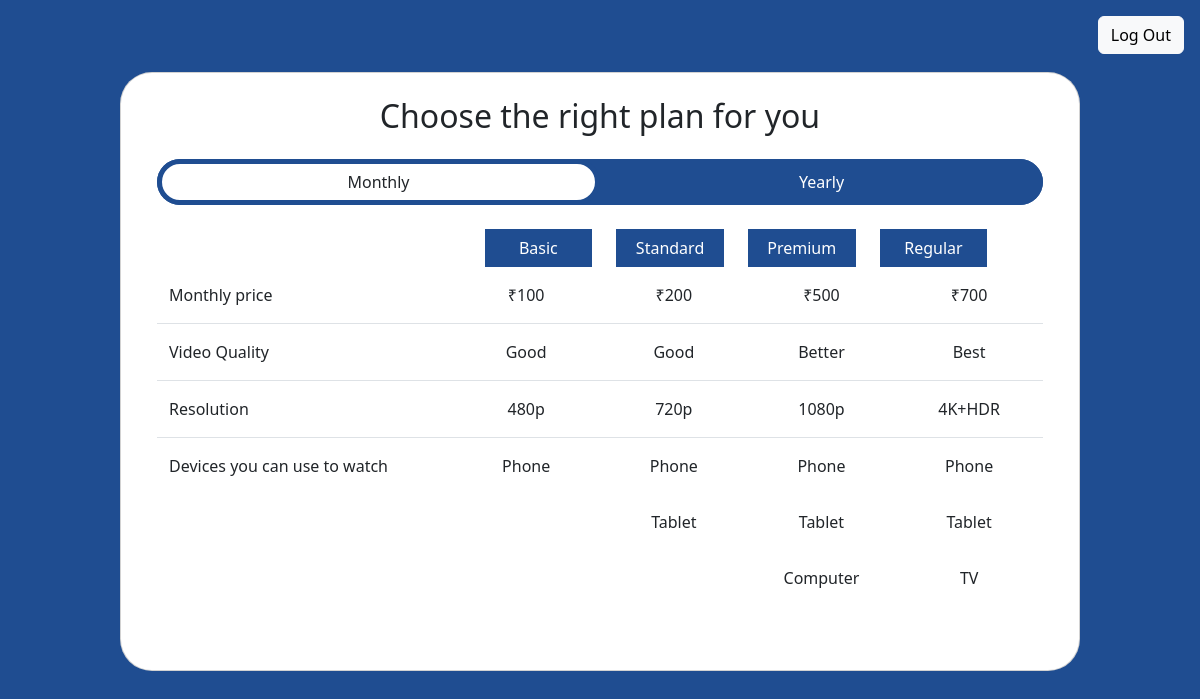
The app's page /Subscribe (signed in) with its own data.
### MIAPP/models.py (models this page shows, shortened)
class Subscriptions(models.Model):
    Plan_Name = models.CharField(max_length=20, blank=False)
    Monthly_Price = models.IntegerField(blank=False)
    Yearly_Price = models.IntegerField(blank=False)
    Video_Quality = models.CharField(max_length=10, blank=False)
    Resolution = models.CharField(
        choices=resolution, max_length=10, default="480p")
    Devices = models.CharField(blank=False, max_length=25)
    Active_Screens = models.IntegerField(blank=False)

### MIAPP/views.py (the view)
# urls.py: path('Subscribe', Subscribe, name='Subscribe'),
@login_required(redirect_field_name='MI:HOME')
def Subscribe(request):
    plans = Subscriptions.objects.all()
    for p in plans:
        temp = p.Devices.split('+')
        p.Devices = temp
    context = {'plans': plans}
    return render(request, 'monthlyPlan.html', context)

### templates/monthlyPlan.html (shortened to what this page needs)
<!DOCTYPE html>
<html lang="en">
<head>
    <link href="https://cdn.jsdelivr.net/npm/bootstrap@5.2.0/dist/css/bootstrap.min.css" rel="stylesheet">
</head>
<body>
    <div>
        <button class="m-3 float-end btn btn-light" onclick="clicked(event)">Log Out</button><br>
    </div>
    <div>
        <div class="my-5 py-4 rounded-5 px-5 card mx-auto bg-white">
            <h2 style="text-align: center;">Choose the right plan for you</h2>
                <div class="align-items-center my-3" style="display: inline-block;">
                    <div class="row rounded-pill  h-100" style="background-color: #1f4d91;">
                        <button class="btn bg-white col-6 rounded-pill" style="border-color:#1f4d91; border-width: 5px;">Monthly</button>
                        <button class="btn col-6 rounded-pill" style="color: white; border-color: #1f4d91;" onclick="window.location.href='{% url 'MIAPP:SubscribeYearly' %}'">Yearly</button>
                    </div>
                </div>
                <div class="row">
                    <form action="{% url 'MIAPP:confirm' %}" method="POST" id="monthlyPlan">
                        <div class="col-12 mx-4 col-md-7" style="display: inline-block;">
                            <div class="row">
                                {% for p in plans %}
                                <div class="col-sm-6 col-12 col-md-3 my-2" style="display: inline-block;">
                                    <div class="h-100" style="background-color: #1f4d91;">
                                        <button class="btn h-100 w-100" name="monthly" value="{{p.Plan_Name}}" form="monthlyPlan" style="color: white;" type="submit">{{p.Plan_Name}}</button>
                                    </div>
                                </div>
                                {% endfor %}
                            </div>
                        </div>
                    </form>
                </div>
            <div class="row border-bottom my-2 d-md-flex d-none">
                <div class="col-4">
                    <div>
                        <p>Monthly price</p>
                    </div>
                </div>
                {% for p in plans %}
                <div class="col-2">
                    <div class="h-100" style="text-align: center;">
                        <p>&#8377;{{p.Monthly_Price}}</p>
                    </div>
                </div>
                {% endfor %}
            </div>
            <div class="row border-bottom my-2 d-md-flex d-none">
                <div class="col-4">
                    <div>
                        <p>Video Quality</p>
                    </div>
                </div>
                {% for p in plans %}
                <div class="col-2">
                    <div class="h-100" style="text-align: center;">
                        <p>{{p.Video_Quality}}</p>
                    </div>
                </div>
                {% endfor %}
            </div>
            <div class="row border-bottom my-2 d-md-flex d-none">
                <div class="col-4">
                    <div>
                        <p>Resolution</p>
                    </div>
                </div>
                {% for p in plans %}
                <div class="col-2">
                    <div class="h-100" style="text-align: center;">
                        <p>{{p.Resolution}}</p>
                    </div>
                </div>
                {% endfor %}
            </div>
            <div class="row my-2 d-md-flex d-none">
                <div class="col-4">
                    <div>
                        <p>Devices you can use to watch</p>
                    </div>
                </div>
                {% for p in plans %}
                <div class="col-2">
                    <div class="h-100" style="text-align: center;">
                        <p>{% if p.Devices  %} {{p.Devices.0}}{% endif %}</p>
                    </div>
                </div>
                {% endfor %}
            </div>
            <div class="row my-2 d-md-flex d-none">
                <div class="col-4">
                </div>
                {% for p in plans %}
                <div class="col-2">
                    <div class="h-100" style="text-align: center;">
                        <p>
                        {% if p.Devices|length > 1  %}
                            {{p.Devices.1}}
                        {% endif %}
                        </p>
                    </div>
                </div>
                {% endfor %}
            </div>
            <div class="row my-2 d-md-flex d-none">
                <div class="col-4">
                </div>
                {% for p in plans %}
                <div class="col-2">
                    <div class="h-100" style="text-align: center;">
                        <p>
                        {% if p.Devices|length > 2  %}
                            {{p.Devices.2}}
                        {% endif %}
                        </p>
                    </div>
                </div>
                {% endfor %}
            </div>
            <div class="row my-2 d-md-flex d-none">
                <div class="col-4">
                </div>
                {% for p in plans %}
                <div class="col-2">
                    <div class="h-100" style="text-align: center;">
                    </div>
                </div>
                {% endfor %}
            </div>
        </div>
    </div>
</body>
</html>

### templates/monthlyPlan.html (style rules this page uses)
body { background-color: #1f4d91; height: 100%; }
.card { width: 60%; }
@media screen and (max-width: 1400px) { .card { width: 80%; } }

### records on screen
Subscriptions: Plan_Name "Basic", Monthly_Price "100", Video_Quality "Good", Resolution "480p", Devices.0 "Phone"
Subscriptions: Plan_Name "Standard", Monthly_Price "200", Video_Quality "Good", Resolution "720p", Devices.0 "Phone", Devices.1 "Tablet"
Subscriptions: Plan_Name "Premium", Monthly_Price "500", Video_Quality "Better", Resolution "1080p", Devices.0 "Phone", Devices.1 "Tablet", Devices.2 "Computer"
Subscriptions: Plan_Name "Regular", Monthly_Price "700", Video_Quality "Best", Resolution "4K+HDR", Devices.0 "Phone", Devices.1 "Tablet", Devices.2 "TV"
